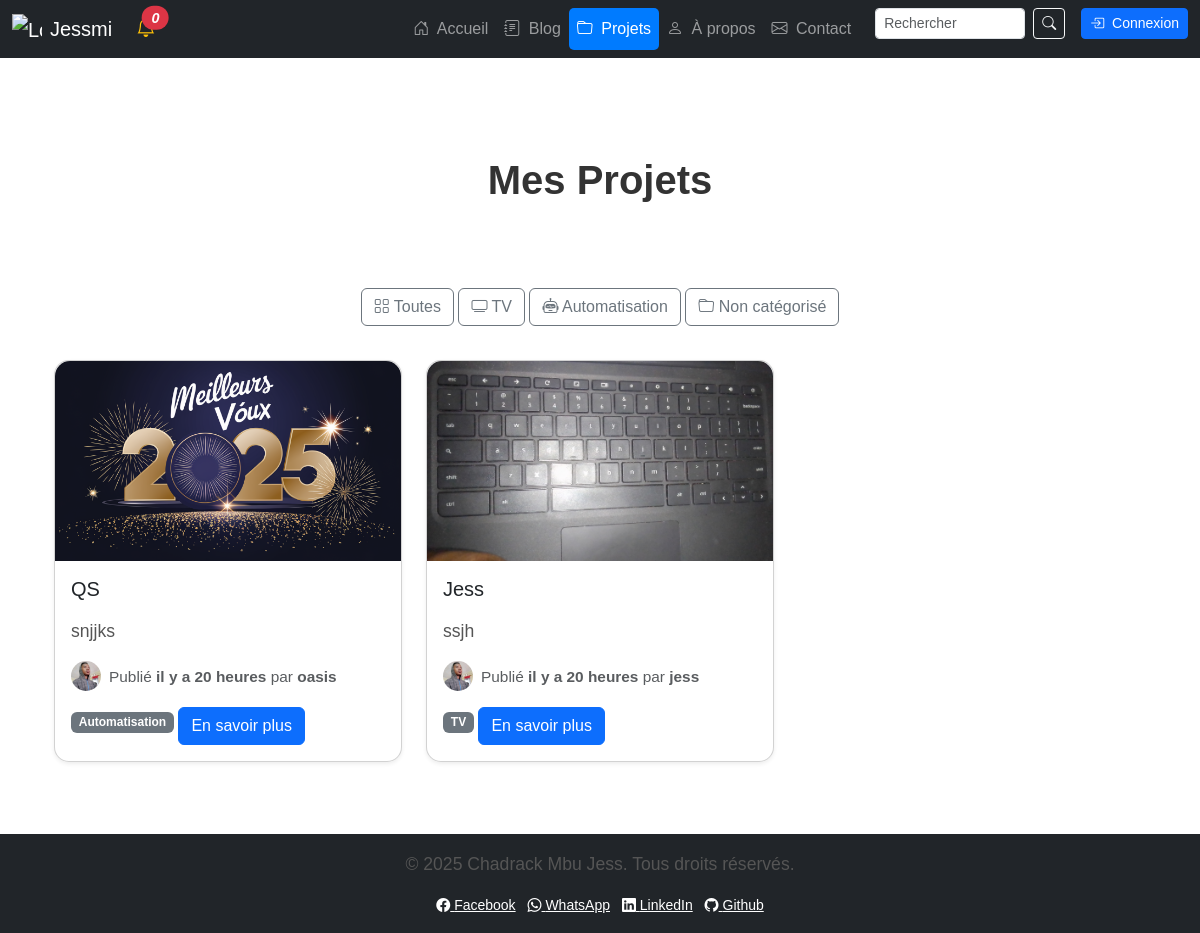
/projects/, run on the app's committed database.
### portfolioapp/models.py (models this page shows, shortened)
class Category(models.Model):
    name = models.CharField(max_length=120)
    class Meta:
        verbose_name = "Catégorie"
        verbose_name_plural = "Catégories"
    def __str__(self):
        return self.name

class Project(models.Model):
    user = models.ForeignKey(User, on_delete=models.CASCADE, default="Chadrack Mbu Jess")
    title = models.CharField(max_length=255)
    category = models.ForeignKey(Category, on_delete=models.CASCADE, null=True, blank=True)
    description = RichTextField()
    image = models.ImageField(upload_to='projects/', null=True, blank=True)
    created_at = models.DateTimeField(auto_now_add=True)
    class Meta:
        verbose_name = "Projet"
        verbose_name_plural = "Projets"

### portfolioapp/views.py (the view, shortened to what this page needs)
# urls.py: path('projects/', views.projects_view, name='projects'),
def projects_view(request):
    projects = Project.objects.all().order_by('-created_at')
    categories = Category.objects.all()
    category_icons = {
        "Développement": "bi-code",
        "Design": "bi-brush",
        "Marketing": "bi-megaphone",
        "IA": "bi-cpu",
        "Gestion de Base de données": "bi-database",
        "Automatisation": "bi-robot",
        "Ecole": "bi-building",
        "Portfolio": "bi-briefcase",
        "App Desktop": "bi-laptop",
        "App Web": "bi-globe",
        "Aide": "bi-life-preserver",
        "Eglise": "bi-house-door",
        "TV": "bi-tv",
    }
    category_filter = request.GET.get('category')
    for project in projects:
        if not project.image:
            project.image_url = '/static/images/default.jpg'
        else:
            project.image_url = project.image.url
    return render(request, 'portfolioapp/projects.html', {
        'projects': projects,
        'categories': categories,
        'category_icons': category_icons,
    })

### portfolioapp/context_processors.py (called while the page is built)
def unread_notifications_count(request):
    if request.user.is_authenticated:
        return {
            'unread_notifications_count': Notification.objects.filter(user=request.user, is_read=False).count()
        }
    return {'unread_notifications_count': 0}

### templates/portfolioapp/projects.html (shortened to what this page needs)
{% extends 'portfolioapp/base.html' %}
{% load static %}
{% block content %}
<div class="container my-5">
    <h1 class="text-center mb-4">Mes Projets</h1>
    <div class="text-center mb-4 position-relative d-flex align-items-center justify-content-center">
        <div class="categories-scroll flex-grow-1" style="overflow-x: auto; white-space: nowrap; scroll-behavior: smooth;">
            <a href="?category=all" class="btn {% if request.GET.category == 'all' %}btn-secondary{% else %}btn-outline-secondary{% endif %} transition-all">
                <i class="bi bi-grid"></i> Toutes
            </a>
            {% for cat in categories %}
            <a href="?category={{ cat.id }}" class="btn {% if request.GET.category == cat.id|stringformat:'s' %}btn-secondary{% else %}btn-outline-secondary{% endif %} transition-all">
                {% if "Développement" in cat.name %}
                    <i class="bi bi-code"></i>
                {% elif "Design" in cat.name %}
                    <i class="bi bi-brush"></i>
                {% elif "Marketing" in cat.name %}
                    <i class="bi bi-megaphone"></i>
                {% elif "IA" in cat.name %}
                    <i class="bi bi-cpu"></i>
                {% elif "Automatisation" in cat.name %}
                    <i class="bi bi-robot"></i>
                {% elif "Portfolio" in cat.name %}
                    <i class="bi bi-briefcase"></i>
                {% elif "Ecole" in cat.name %}
                    <i class="bi bi-building"></i>
                {% elif "BDD" in cat.name %}
                    <i class="bi bi-database"></i>
                {% elif "App Web" in cat.name %}
                    <i class="bi bi-globe"></i>
                {% elif "App Desktop" in cat.name %}
                    <i class="bi bi-laptop"></i>
                {% elif "Aide" in cat.name %}
                    <i class="bi bi-life-preserver"></i>
                {% elif "TV" in cat.name %}
                    <i class="bi bi-tv"></i>
                {% elif "Eglise" in cat.name %}
                    <i class="bi bi-house-door"></i>
                {% else %}
                    <i class="bi bi-folder"></i>
                {% endif %}
                {{ cat.name }}
            </a>
            {% endfor %}
            <a href="?category=uncategorized" class="btn {% if request.GET.category == 'uncategorized' %}btn-secondary{% else %}btn-outline-secondary{% endif %} transition-all">
                <i class="bi bi-folder"></i> Non catégorisé
            </a>
        </div>
    </div>
    <div class="row">
        {% for project in projects %}
        <div class="col-md-4 mb-4 fade-in">
            <div class="card shadow-sm h-100 transition-all" style="border-radius: 15px;">
                <img src="{{ project.image_url }}"
                     class="card-img-top"
                     alt="{{ project.title }}"
                     style="height: 200px; object-fit: cover; border-top-left-radius: 15px; border-top-right-radius: 15px;">
                <div class="card-body">
                    <h5 class="card-title">{{ project.title }}</h5>
                    <p class="card-text">{{ project.description|truncatewords:10|safe }}</p>
                    {% load humanize %}
                    <div class="d-flex align-items-center mb-2">
                        <img src="{% if project.user.profile.image %}{{ project.user.profile.image.url }}{% else %}{% static 'images/default-profile.jpg' %}{% endif %}"
                             alt="{{ project.user.username }}"
                             class="rounded-circle me-2"
                             style="width: 30px; height: 30px; object-fit: cover;">
                        <p class="card-text mb-0">
                            <small class="text-muted">
                                Publié <strong>{{ project.created_at|naturaltime }}</strong> par <strong>{{ project.user.username }}</strong>
                            </small>
                        </p>
                    </div>
                    <span class="badge bg-secondary">{{ project.category|default:"Non catégorisé" }}</span>
                    <a href="{% url 'project_detail' project.pk %}" class="btn btn-primary mt-2">En savoir plus</a>
                </div>
            </div>
        </div>
        {% empty %}
        <div class="text-center">
            <p>Aucun projet trouvé.</p>
        </div>
        {% endfor %}
    </div>
</div>
{% endblock %}

### templates/portfolioapp/base.html (shortened to what this page needs)
{% load static %}
<!DOCTYPE html>
<html lang="fr">
<head>
    <link href="https://cdn.jsdelivr.net/npm/bootstrap@5.3.0-alpha3/dist/css/bootstrap.min.css" rel="stylesheet">
    <link href="https://cdn.jsdelivr.net/npm/bootstrap-icons/font/bootstrap-icons.css" rel="stylesheet">
    <link href="{% static 'css/style.css' %}" rel="stylesheet">
</head>
<body>
    <nav class="navbar navbar-expand-lg navbar-dark bg-dark">
        <div class="container-fluid">
            <a class="navbar-brand d-flex align-items-center" href="{% url 'home' %}">
                <img src="{% static 'images/logo-chadrackmbujess.png' %}" alt="Logo de Chadrack Mbu Jess" width="30" height="30" class="d-inline-block align-text-top me-2">
                Jessmi
                <a href="{% url 'view_notifications' %}" class="text-decoration-none">
                    <i class="bi bi-bell ms-2 position-relative">
                        <span id="notification-badge" class="position-absolute top-0 start-100 translate-middle badge rounded-pill bg-danger">
                            {{ unread_notifications_count }}
                        </span>
                    </i>
                </a>
            </a>
            <div class="collapse navbar-collapse" id="navbarNav">
                <ul class="navbar-nav ms-auto">
                    <li class="nav-item">
                        <a class="nav-link {% if request.path == '/' %}active{% endif %}" href="{% url 'home' %}">
                            <i class="bi bi-house-door me-1"></i> Accueil
                        </a>
                    </li>
                    <li class="nav-item">
                        <a class="nav-link {% if 'blog' in request.path %}active{% endif %}" href="{% url 'blog' %}">
                            <i class="bi bi-journal-text me-1"></i> Blog
                        </a>
                    </li>
                    <li class="nav-item">
                        <a class="nav-link {% if 'projects' in request.path %}active{% endif %}" href="{% url 'projects' %}">
                            <i class="bi bi-folder me-1"></i> Projets
                        </a>
                    </li>
                    <li class="nav-item">
                        <a class="nav-link {% if 'about' in request.path %}active{% endif %}" href="{% url 'about' %}">
                            <i class="bi bi-person me-1"></i> À propos
                        </a>
                    </li>
                    <li class="nav-item">
                        <a class="nav-link {% if 'contact' in request.path %}active{% endif %}" href="{% url 'contact' %}">
                            <i class="bi bi-envelope me-1"></i> Contact
                        </a>
                    </li>
                    <li class="nav-item">
                        <form class="d-flex ms-3" role="search">
                            <input class="form-control form-control-sm me-2" type="search" placeholder="Rechercher" aria-label="Rechercher" style="width: 150px;">
                            <button class="btn btn-outline-light btn-sm" type="submit">
                                <i class="bi bi-search"></i>
                            </button>
                        </form>
                    </li>
                    {% if user.is_authenticated %}
                        <li class="nav-item">
                            <form action="{% url 'logout' %}" method="post" class="d-flex ms-3">
                                {% csrf_token %}
                                <button type="submit" class="btn btn-danger btn-sm">
                                    <i class="bi bi-box-arrow-right me-1"></i> Déconnexion
                                </button>
                            </form>
                        </li>
                    {% else %}
                        <li class="nav-item">
                            <a href="{% url 'login' %}" class="btn btn-primary btn-sm ms-3">
                                <i class="bi bi-box-arrow-in-right me-1"></i> Connexion
                            </a>
                        </li>
                    {% endif %}
                </ul>
            </div>
        </div>
    </nav>
    <div class="container mt-4">
        {% block content %}
        {% endblock %}
    </div>
    <footer class="bg-dark text-white text-center py-3 mt-4">
        <p>&copy; 2025 Chadrack Mbu Jess. Tous droits réservés.</p>
        <div>
            <a href="#" class="text-white me-2"><i class="bi bi-facebook"></i> Facebook</a>
            <a href="#" class="text-white me-2"><i class="bi bi-whatsapp"></i> WhatsApp</a>
            <a href="#" class="text-white me-2"><i class="bi bi-linkedin"></i> LinkedIn</a>
            <a href="#" class="text-white"><i class="bi bi-github"></i> Github</a>
        </div>
    </footer>
</body>
</html>

### static/css/style.css (style rules this page uses)
body { font-family: Arial, sans-serif; line-height: 1.6; }
.navbar-nav .nav-link { transition: color 0.3s ease, transform 0.3s ease; }
footer { font-size: 14px; text-align: center; padding: 20px; }
.text-center { padding-top: 50px; }
h1 { font-size: 2.5rem; font-weight: bold; color: #333; }
p { font-size: 1.1rem; color: #555; }
.rounded-circle { border-radius: 50%; }
.row .col-md-4 { margin-bottom: 20px; }
.fade-in { animation: fadeIn 1.5s ease-in-out; }
.card { transition: transform 0.3s ease; }
.fade-in { opacity: 0; transform: translateY(20px); animation: fadeIn 1.5s ease-out forwards; }
.card-img-top { object-fit: cover; height: 200px; }

### templates/portfolioapp/projects.html (style rules this page uses)
.transition-all { transition: all 0.3s ease-in-out; }
.fade-in { opacity: 0; animation: fadeIn 0.5s ease-in-out forwards; }
.categories-scroll { display: inline-block; width: 80%; margin: 0 10px; padding: 10px 0; overflow-x: auto; white-space: nowrap; scroll-behavior: smooth; }
.categories-scroll { -ms-overflow-style: none; scrollbar-width: none; }

### data on the page
Category: name "TV"
Category: name "Automatisation"
Project: shows a picture, title "QS", description "snjjks", created_at "il y a 20 heures", user.username "oasis", category "Automatisation"
Project: shows a picture, title "Jess", description "ssjh", created_at "il y a 20 heures", user.username "jess", category "TV"

### other printed values
{{ unread_notifications_count }} "0"
